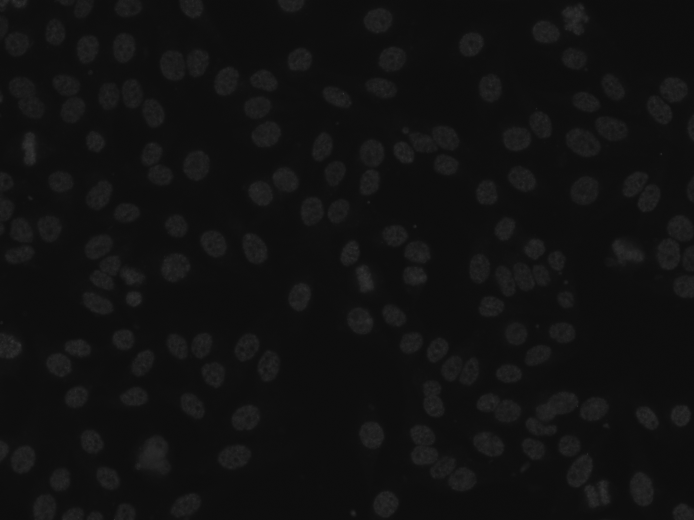
//> input picture segment/HEP-2 segmentation/1_fitc.tif, 1388 x 1040 px (shown at 1/2 size)
$ ./segment   (built with g++ and OpenCV 4)
//> lines starting //> are read from the running program, lines starting //| are printed output that depends on the picture; after the words box and inside, x2 and y2 are one past the last pixel; in counts of white or black regions, pixels touching at a corner belong together
#include "opencv2/core/core.hpp"
#include "opencv2/highgui/highgui.hpp"
#include "opencv2/imgproc/imgproc.hpp"
#include "iostream"
#include <stdio.h>
#include <unistd.h>     // UNIX standard function definitions
#include <fcntl.h>      // File control definitions
#include <errno.h>      // Error number definitions
#include <termios.h>    // POSIX terminal control definitions

#define DEBUG 1

#define OPEN_CLOSE 1 //1 uses and opening procedure, 0 uses a closing procedure.
#define YUV_RGB 0 //1 = YUV, 0 = RGB.

//Canny edge detection threshold, it is quite low due to the low
//brightness of the images.
#define THRESH 60
#define AREA_THRESH 100

#define ELEMENT_TYPE 0
#define OPENING_SIZE 3
#define CLOSING_SIZE 3

//Used to access all of the images.
#define ONESCOLUMN 6
#define TENSCOLUMN 5
#define NUMIMAGES 16

//Middle point of images.
#define MIDDLEX 292
#define MIDDLEY 360

//Colours used in image analysis.
#define WHITE 255
#define MANICOLOUR 127

//Size of the images when displayed.
#define WINDOWX 533
#define WINDOWY 400


using namespace cv;
using namespace std;

Point brightLoc, mousePos;

char input;
int cnt = 0, brightness = 0, contourIndex = 0, intense, eleType;
double diffCount, percentDiff, largestArea, area;
double maxVal, minVal;

Mat openElement, closeElement;
Rect bRect;
Scalar intenseAvg, colour;

vector<vector<Point> > contours;
vector<Vec4i> hierarchy;
uchar* p;
uchar* q;
//uchar* eleType;

//Function Prototypes
void onMouse(int event, int x, int y, int flags, void* userdata);
void disImage(char* winName, Mat Image, int Position);
int write(char message[10]);

////////////////////////////
// FUNCTION SUCCESS RATE	//
//			1_fitc.tif				//
//			File Loaded				//
//			0.0146558					//
//			2_fitc.tif				//
//			File Loaded				//
//			0.0339746					//
//			3_fitc.tif				//
//			File Loaded				//
//			0.0389354					//
//			4_fitc.tif				//
//			File Loaded				//
//			0.0204008					//
//			5_fitc.tif				//
//			File Loaded				//
//			0.295463					//  <<<<<<<<< IMPROVE THESE TWO
//			6_fitc.tif				//
//			File Loaded				//
//			0.161916					//  <<<<<<<<< IMPROVE THESE TWO
//												//
////////////////////////////

int main(int argc, char** argv) {

	for(int k = 1; k <= 6; k++) {

		string filename = "1_fitc.tif";
		string maskname = "1_mask.tif";
		stringstream convert;

		convert << k;
		filename.replace(0,1,convert.str());
		maskname.replace(0,1,convert.str());

		cout << filename << endl;

		Mat originalImage = imread(filename);
//> originalImage is the input picture: 1040 rows x 1388 cols, CV_8UC3; min 11, max 75, mean 17.2
		if(originalImage.empty()) {
			//Checks that the file can be opened, if it can't, prings "can not open"
			//and end the program
			cout << "can not open " << filename << endl;
			return -1;
		}
		if (DEBUG) {cout << "File Loaded\n\r";}

	  if( ELEMENT_TYPE == 0 ){ eleType = MORPH_RECT; }
	  else if( ELEMENT_TYPE == 1 ){ eleType = MORPH_CROSS; }
	  else if( ELEMENT_TYPE == 2) { eleType = MORPH_ELLIPSE; }

		openElement = getStructuringElement(eleType , Size( 2*OPENING_SIZE + 1, 2*OPENING_SIZE+1 ), Point(OPENING_SIZE, OPENING_SIZE));
		closeElement = getStructuringElement(eleType , Size( 2*CLOSING_SIZE + 1, 2*CLOSING_SIZE+1 ), Point(CLOSING_SIZE, CLOSING_SIZE));

		if (DEBUG) {cout << "Elements Created\n\r";}

		//Creates the image variables used for this project, one is used for each step
		//to facilitate debugging and understanding the code.
		Mat image = originalImage.clone(), threshImage, grayImage, erodedImage, edgeImage, resultImage, openImage, compareImage, goalImage, distImage, closeImage, forImage, backImage, markerImage, markerMask, contourImage, subImage;

		cvtColor(image, image, CV_BGR2GRAY);

		if (DEBUG) {cout << "Variables Created\n\r";}

		intenseAvg = mean(image);
//> intenseAvg = Scalar(17.21)

		// grayImage = imread(filename, 0);
		threshold(image, threshImage, intenseAvg[0], 255, THRESH_BINARY);
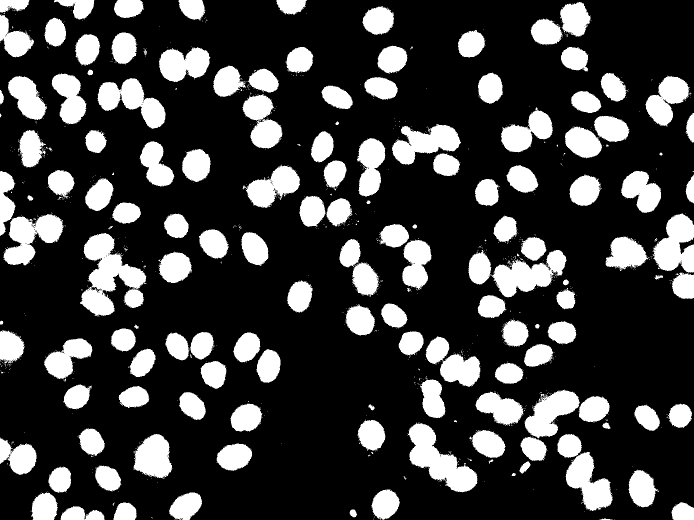
//> threshImage: 1040 rows x 1388 cols, CV_8UC1 (shown at 1/2 size); 23.8% white; 1022 white regions (876 under 20 px), largest, box (x1, y1, x2, y2) and area: (160, 466, 293, 634) 11227, (815, 845, 955, 985) 8549, (982, 500, 1133, 595) 7141

		erode(threshImage, erodedImage, openElement);
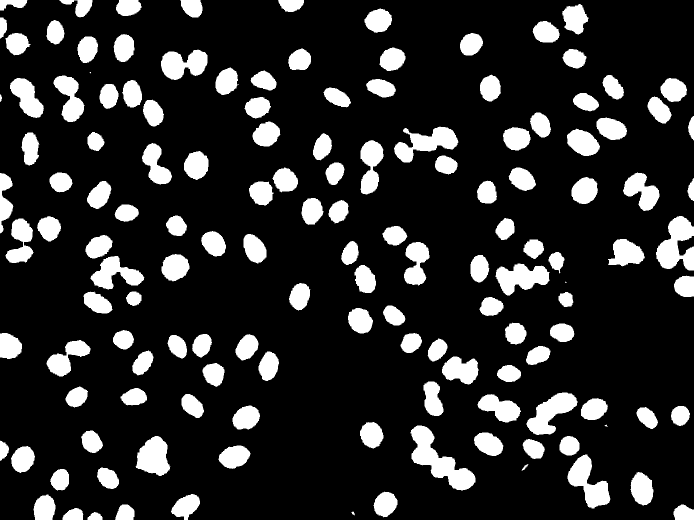
//> erodedImage: 1040 rows x 1388 cols, CV_8UC1 (shown at 1/2 size); 16.9% white; 141 white regions (3 under 20 px), largest, box (x1, y1, x2, y2) and area: (821, 851, 951, 981) 6555, (1312, 432, 1388, 541) 5036, (788, 253, 917, 325) 4466
		dilate(erodedImage, openImage, openElement);
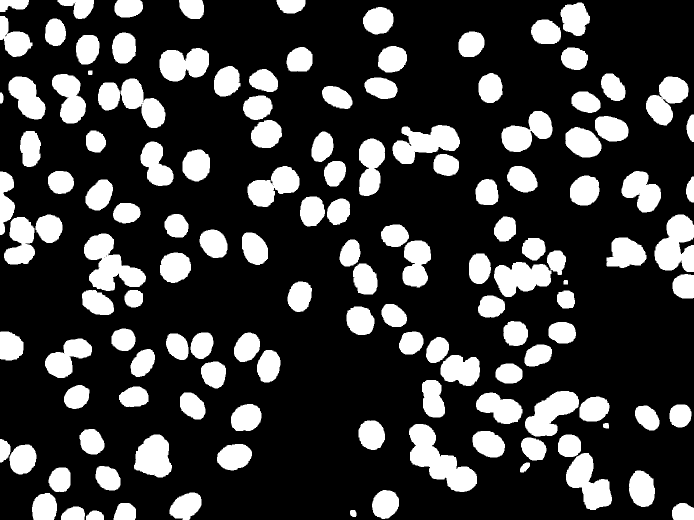
//> openImage: 1040 rows x 1388 cols, CV_8UC1 (shown at 1/2 size); 23% white; 135 white regions, largest, box (x1, y1, x2, y2) and area: (818, 848, 954, 984) 8367, (168, 467, 292, 582) 7286, (1309, 429, 1388, 544) 6413

		dilate(openImage, erodedImage, closeElement);
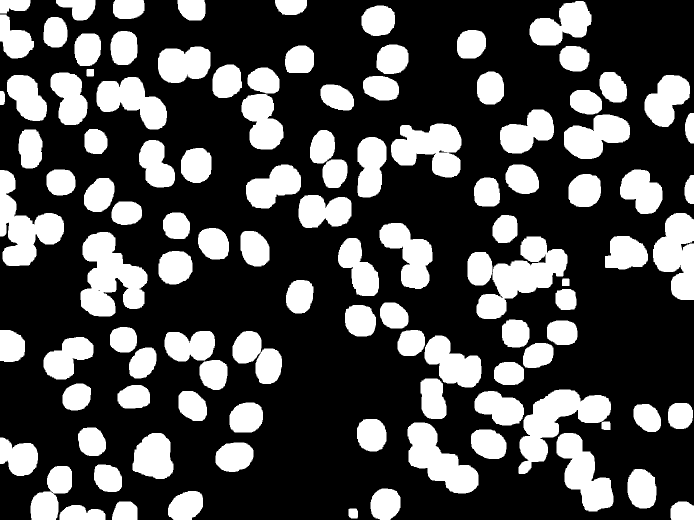
//> erodedImage: 1040 rows x 1388 cols, CV_8UC1 (shown at 1/2 size); 29.6% white; 109 white regions, largest, box (x1, y1, x2, y2) and area: (161, 464, 295, 633) 13742, (953, 473, 1135, 638) 13393, (1037, 779, 1222, 948) 12851
		backImage = erodedImage.clone();
		erode(erodedImage, closeImage, closeElement);
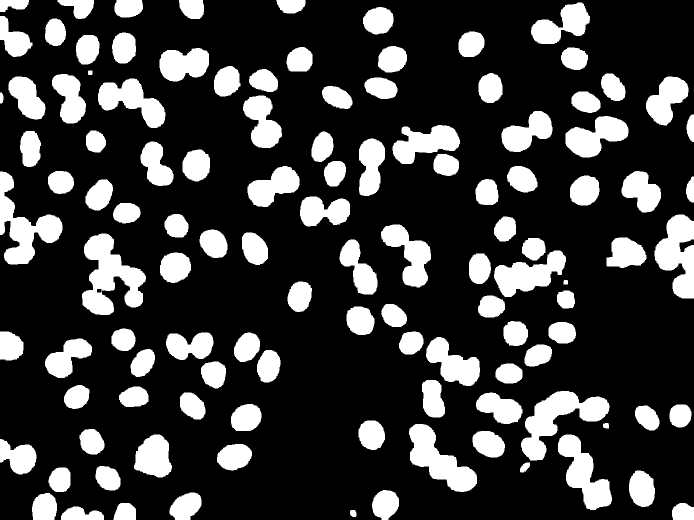
//> closeImage: 1040 rows x 1388 cols, CV_8UC1 (shown at 1/2 size); 23.2% white; 115 white regions, largest, box (x1, y1, x2, y2) and area: (164, 467, 292, 630) 10970, (1042, 782, 1219, 921) 9934, (0, 343, 125, 529) 9116

		if (DEBUG) {cout << "Opening and Closing Procedure Finished\n\r";}

		distanceTransform(closeImage, distImage, CV_DIST_L2, 5);
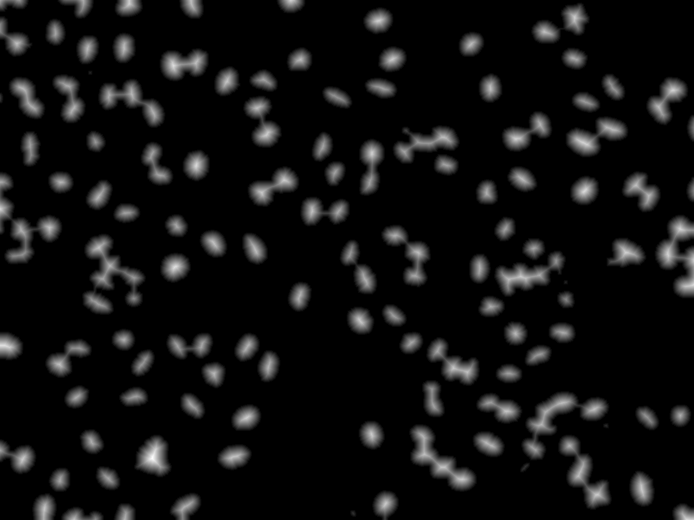
//> distImage: 1040 rows x 1388 cols, CV_32FC1 (shown at 1/2 size); min 0, max 32.16, mean 2.1; drawn with min black and max white
		distImage.convertTo(distImage, CV_8U);
//> distImage: 1040 rows x 1388 cols, CV_8UC1
		minMaxLoc(distImage, &minVal, &maxVal);
//> minVal = 0; maxVal = 32
		threshold(distImage, forImage, 0.6*maxVal, 255, THRESH_BINARY);
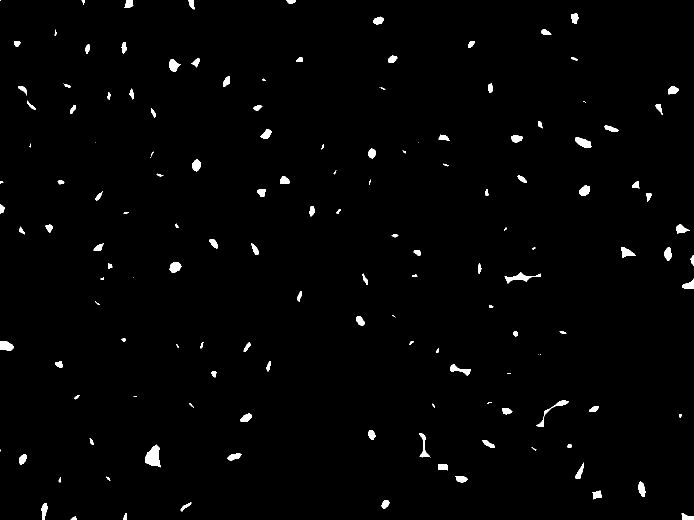
//> forImage: 1040 rows x 1388 cols, CV_8UC1 (shown at 1/2 size); 1.3% white; 144 white regions (23 under 20 px)

		if (DEBUG) {cout << "Distance Transform Complete\n\r";}

		contourImage = forImage.clone();
		findContours(contourImage, contours, hierarchy, CV_RETR_EXTERNAL, CV_CHAIN_APPROX_SIMPLE);
//> contours = 144 contours, 36 with area under 20; largest, box (x1, y1, x2, y2) and area: (290, 889, 322, 935) 859, (1009, 544, 1082, 567) 444, (1150, 275, 1183, 296) 396, (0, 682, 28, 702) 390, (339, 524, 363, 546) 338

		// subtract(backImage, forImage, subImage);

		// disImage((char *)"Subtract Image", subImage, 1);

		// backImage.convertTo(markerImage, CV_32F);

		disImage((char *)"Background Image", backImage, 1);

		intenseAvg = mean(backImage);
//> intenseAvg = Scalar(75.5)
		cout << "fuck" << endl;
		backImage.convertTo(markerImage, CV_32SC1);
		disImage((char *)"32S Image", markerImage, 2);

		cout << "you" << endl;

//> (the run ends here: the program stops with an error, at `threshold(markerImage, markerImage, 200, 1, THRESH_BINARY_INV);`)

$ run again, with segment/HEP-2 segmentation/2_fitc.tif copied over segment/HEP-2 segmentation/1_fitc.tif
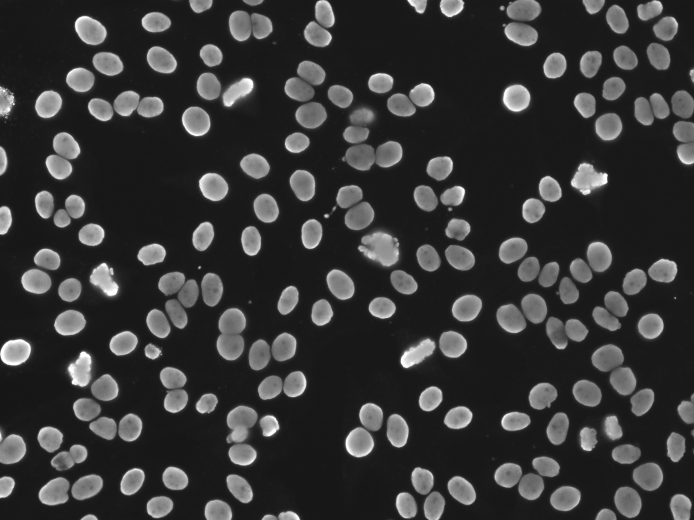
//> input picture segment/HEP-2 segmentation/2_fitc.tif, 1388 x 1040 px (shown at 1/2 size)
//> originalImage is the input picture: 1040 rows x 1388 cols, CV_8UC3; min 20, max 254, mean 54.9
//> `intenseAvg = mean(image);`: intenseAvg = Scalar(54.94)
//> `threshold(image, threshImage, intenseAvg[0], 255, THRESH_BINARY);`:
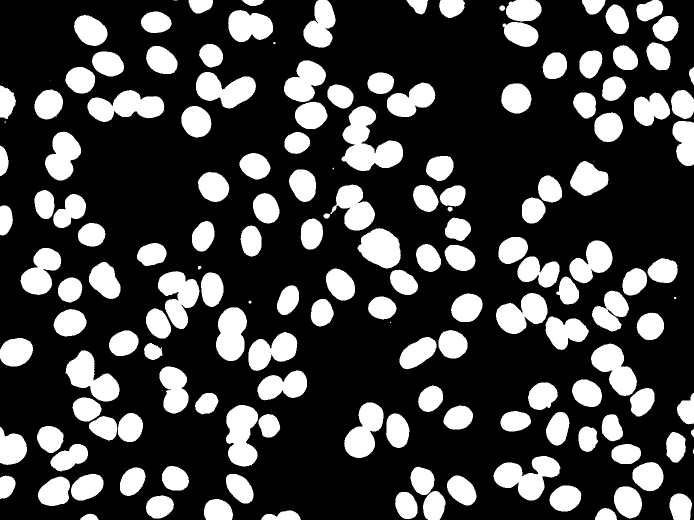
//> threshImage: 1040 rows x 1388 cols, CV_8UC1 (shown at 1/2 size); 26.1% white; 163 white regions (13 under 20 px), largest, box (x1, y1, x2, y2) and area: (683, 212, 806, 342) 8494, (987, 912, 1121, 1001) 6413, (175, 180, 329, 244) 6086
//> openImage: 1040 rows x 1388 cols, CV_8UC1; 26% white; 148 white regions, largest, box (x1, y1, x2, y2) and area: (684, 212, 806, 342) 8473, (988, 912, 1120, 1001) 6391, (175, 181, 328, 243) 6072
//> closeImage: 1040 rows x 1388 cols, CV_8UC1; 26.3% white; 119 white regions, largest, box (x1, y1, x2, y2) and area: (132, 701, 286, 884) 12292, (292, 543, 447, 677) 10665, (992, 586, 1176, 699) 9229
//> minVal = 0; maxVal = 35
//> `threshold(distImage, forImage, 0.6*maxVal, 255, THRESH_BINARY);`:
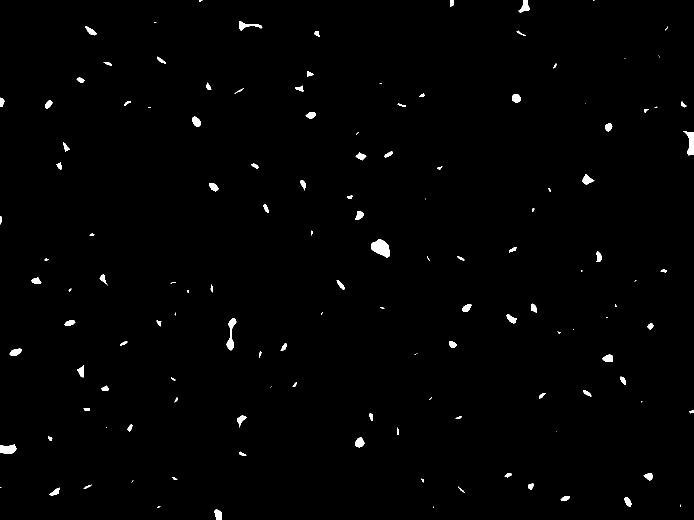
//> forImage: 1040 rows x 1388 cols, CV_8UC1 (shown at 1/2 size); 0.89% white; 136 white regions (42 under 20 px)
//> contours = 136 contours, 49 with area under 20; largest, box (x1, y1, x2, y2) and area: (742, 478, 780, 515) 860, (1367, 262, 1388, 311) 474, (453, 636, 473, 701) 454, (0, 888, 33, 908) 447, (478, 42, 525, 62) 271
//> `intenseAvg = mean(backImage);`: intenseAvg = Scalar(85)
//> markerImage: 1040 rows x 1388 cols, CV_32SC1; 33.3% white; 114 white regions, largest, box (x1, y1, x2, y2) and area: (994, 471, 1228, 612) 15422, (129, 698, 289, 887) 15082, (289, 540, 450, 680) 13083

$ run again, with segment/HEP-2 segmentation/3_fitc.tif copied over segment/HEP-2 segmentation/1_fitc.tif
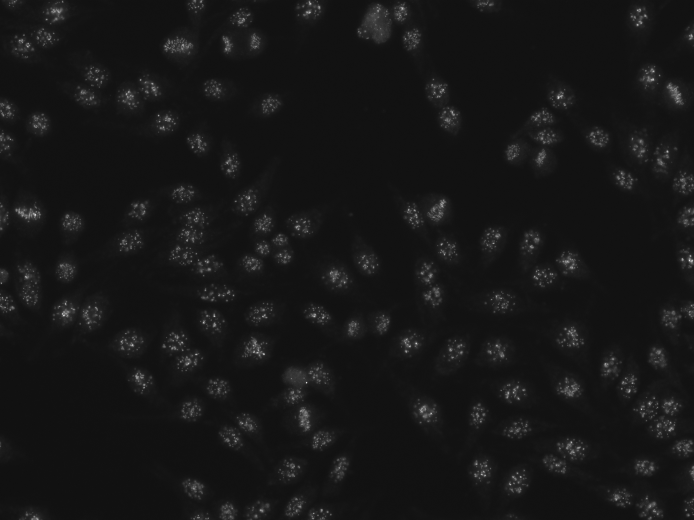
//> input picture segment/HEP-2 segmentation/3_fitc.tif, 1388 x 1040 px (shown at 1/2 size)
//> originalImage is the input picture: 1040 rows x 1388 cols, CV_8UC3; min 15, max 254, mean 22.9
//> `intenseAvg = mean(image);`: intenseAvg = Scalar(22.87)
//> `threshold(image, threshImage, intenseAvg[0], 255, THRESH_BINARY);`:
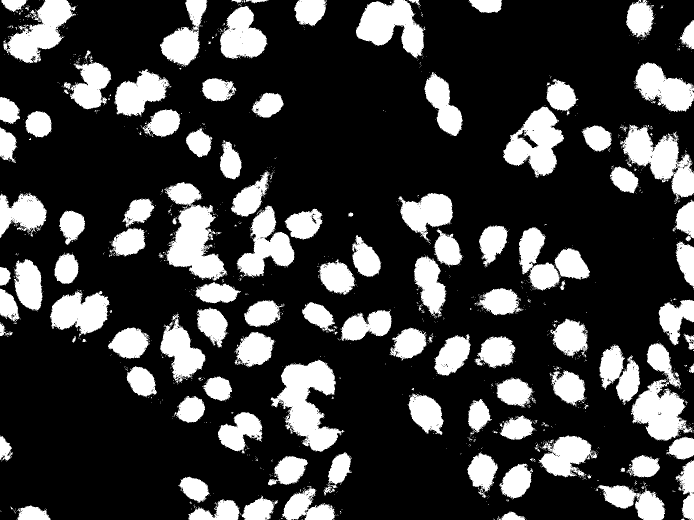
//> threshImage: 1040 rows x 1388 cols, CV_8UC1 (shown at 1/2 size); 23.8% white; 1686 white regions (1546 under 20 px), largest, box (x1, y1, x2, y2) and area: (541, 719, 689, 904) 13111, (329, 364, 455, 561) 12437, (1262, 686, 1385, 882) 10869
//> openImage: 1040 rows x 1388 cols, CV_8UC1; 21.4% white; 119 white regions, largest, box (x1, y1, x2, y2) and area: (559, 722, 674, 902) 11860, (335, 411, 446, 556) 9187, (713, 0, 847, 113) 8917
//> closeImage: 1040 rows x 1388 cols, CV_8UC1; 21.6% white; 101 white regions, largest, box (x1, y1, x2, y2) and area: (547, 722, 674, 902) 12061, (1008, 163, 1151, 349) 11451, (476, 418, 642, 550) 10505
//> minVal = 0; maxVal = 35
//> `threshold(distImage, forImage, 0.6*maxVal, 255, THRESH_BINARY);`:
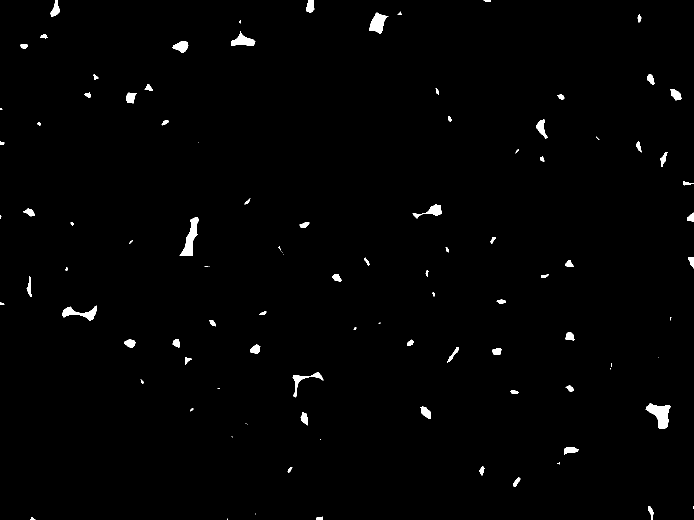
//> forImage: 1040 rows x 1388 cols, CV_8UC1 (shown at 1/2 size); 1.1% white; 101 white regions (26 under 20 px)
//> contours = 101 contours, 33 with area under 20; largest, box (x1, y1, x2, y2) and area: (1291, 806, 1342, 858) 1278, (359, 434, 398, 512) 1092, (738, 25, 777, 68) 834, (124, 611, 193, 642) 744, (462, 63, 511, 92) 648
//> `intenseAvg = mean(backImage);`: intenseAvg = Scalar(69.27)
//> markerImage: 1040 rows x 1388 cols, CV_32SC1; 27.2% white; 92 white regions, largest, box (x1, y1, x2, y2) and area: (1197, 693, 1388, 1040) 19832, (462, 353, 645, 553) 16841, (544, 719, 677, 905) 14575
